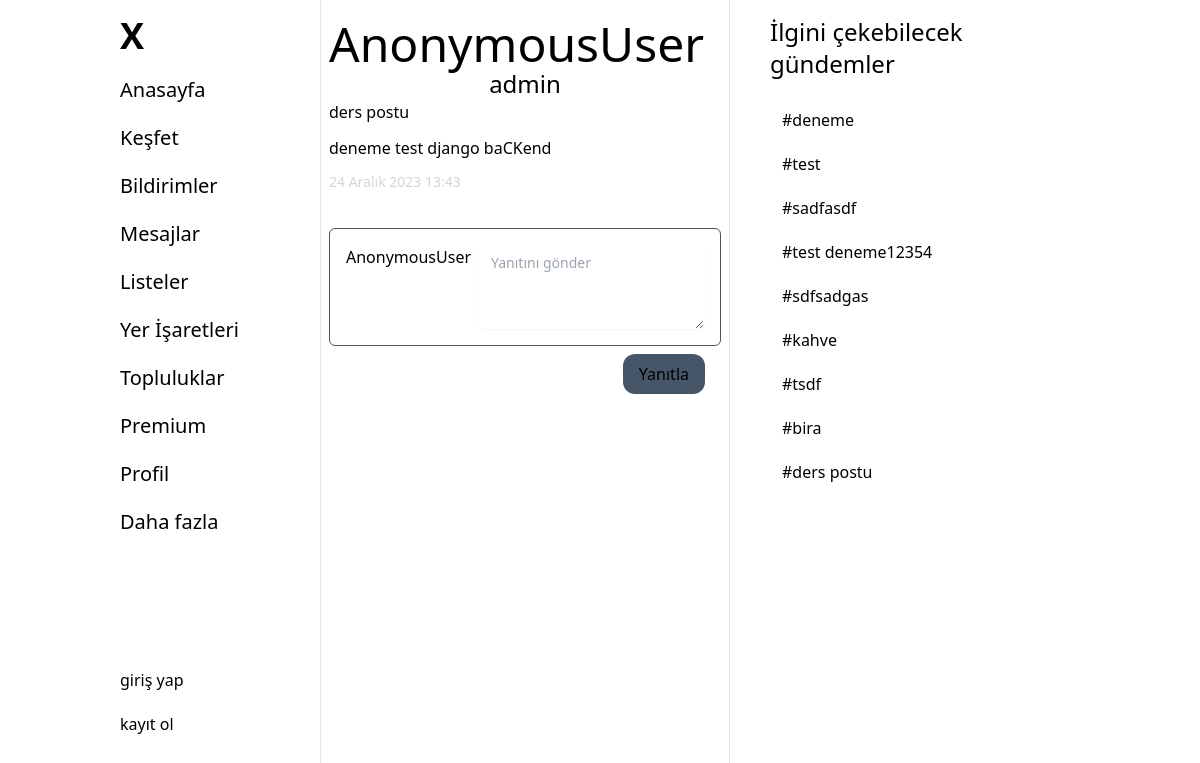
The page //ders-postu/ on the database its author committed.
### feed/models.py (models this page shows, shortened)
class Post(models.Model):
  title = models.CharField(max_length=200,null=True,blank=False)
  tags = models.ManyToManyField(Tags)
  content = models.TextField()
  image= models.FileField(upload_to='post_images',blank=True)
  user = models.ForeignKey(User,on_delete=models.CASCADE)
  posted_at= models.DateTimeField(auto_now_add=True)
  slug = AutoSlugField(populate_from="title", unique=True)

class Tags(models.Model):
   title = models.CharField(max_length=50,null=True,blank=False)
   slug = AutoSlugField(populate_from='title', unique=True)

### feed/views.py (the view)
# urls.py: path('/<slug:post_slug>/',post_detay_view,name="post_detay_page"),
def post_detay_view(request, post_slug):
    print(post_slug)
    post = get_object_or_404(Post, slug=post_slug)
    if request.method == 'POST':
        yorum_form = YorumForm(request.POST)
        if yorum_form.is_valid():
            yorum = yorum_form.save(commit=False)
            yorum.post = post
            yorum.author = request.user
            yorum.save()
            return redirect('post_detay_page', post_slug=post.slug)
    else:
        yorum_form = YorumForm()
    yorumlar = Yorum.objects.filter(post = post)
    hashtags = Post.objects.values('title').annotate(title_count=Count('title')).order_by('-title_count')
    deneme = Tags.objects.all()
    return render(request, 'feed/post-detay.html', {'post': post, 'yorum_form': yorum_form, 'yorumlar': yorumlar,'hashtags':deneme})

### feed/forms.py
class YorumForm(forms.ModelForm):
  class Meta:
    model = Yorum
    fields = ['content', 'image']
  def __init__(self, *args, **kwargs):
    super().__init__(*args, **kwargs)
    self.fields['content'].widget = forms.Textarea(attrs={"class":"block w-full text-white rounded-md border-0 px-3 py-1.5 text-gray-900 shadow-sm focus:outline-none placeholder:text-gray-400 bg-transparent focus:ring-2 focus:ring-inset focus:ring-indigo-600 sm:text-sm sm:leading-6","placeholder":"Yanıtını gönder","rows":"3"})
    self.fields['image'].widget.attrs['class'] = 'custom-css-class'

### feed/templates/feed/post-detay.html (shortened to what this page needs)
{% extends "layout.html" %}
{% block posts %}
  <div class="py-5 px-2 border-x h-full">
    <h1 class="text-5xl">{{request.user}}</h1>
    <div class="">
      <h1 class="text-center text-2xl">{{post.user}}</h1>
      <h2>{{post.title}}</h2>
    </div>
    {% if post.image%}
      <div class="flex flex-col gap-5 justify-center mt-3">
        <h2>{{post.content}}</h2>
        <div class="w-8/12 mx-auto">
          <img src="{{post.image.url}}" alt="" class="w-full">
        </div>
        <h3>{{post.posted_at}}</h3>
      </div>
      {% else %}
      <div>
        <div class="flex flex-col gap-3 justify-center mt-3">
          <h2>{{post.content}}</h2>
          <h3 class="text-sm text-zinc-300 mb-4">{{post.posted_at}}</h3>
        </div>
      </div>
    {% endif %}
    <form method="POST">
      <div class="flex gap-2 border border-zinc-600 p-4 rounded-md mt-5">
        <h3>{{request.user}}</h3>
        {{yorum_form.content}}
      </div>
      <div class="flex justify-end py-2 px-4">
        <input type="submit" value="Yanıtla" class="px-4 py-2 rounded-xl bg-slate-600 cursor-pointer hover:bg-slate-500">
      </div>
    </form>
  </div>
{% endblock posts %}

### templates/components/_hashtags.html (shortened to what this page needs)
<div class="px-5 py-4">
  <h2 class="text-2xl">İlgini çekebilecek gündemler</h2>
  <ul class="unstyled flex flex-col gap-5 mt-4 dark:bg-[#16181C] dark:text-white transition-colors rounded-2xl {% if hashtags|length != 0 %}p-3 {% else %} p-0{% endif %}">
    {% for hashtag in hashtags %}
      <li>
        <a href="{% url "hashtag_detay_page" hashtag.slug %}">
          <p>#{{ hashtag.title }}</p>
        </a>
      </li>
    {% endfor %}
  </ul>
</div>

### rows shown on the page
Post: user "admin", title "ders postu", content "deneme test django baCKend", posted_at "24 Aralık 2023 13:43"
Tags: title "deneme"
Tags: title "test"
Tags: title "sadfasdf"
Tags: title "test deneme12354"
Tags: title "sdfsadgas"
Tags: title "kahve"
Tags: title "tsdf"
Tags: title "bira"
Tags: title "ders postu"

### other values the page prints
{{ request.user }} "AnonymousUser"
